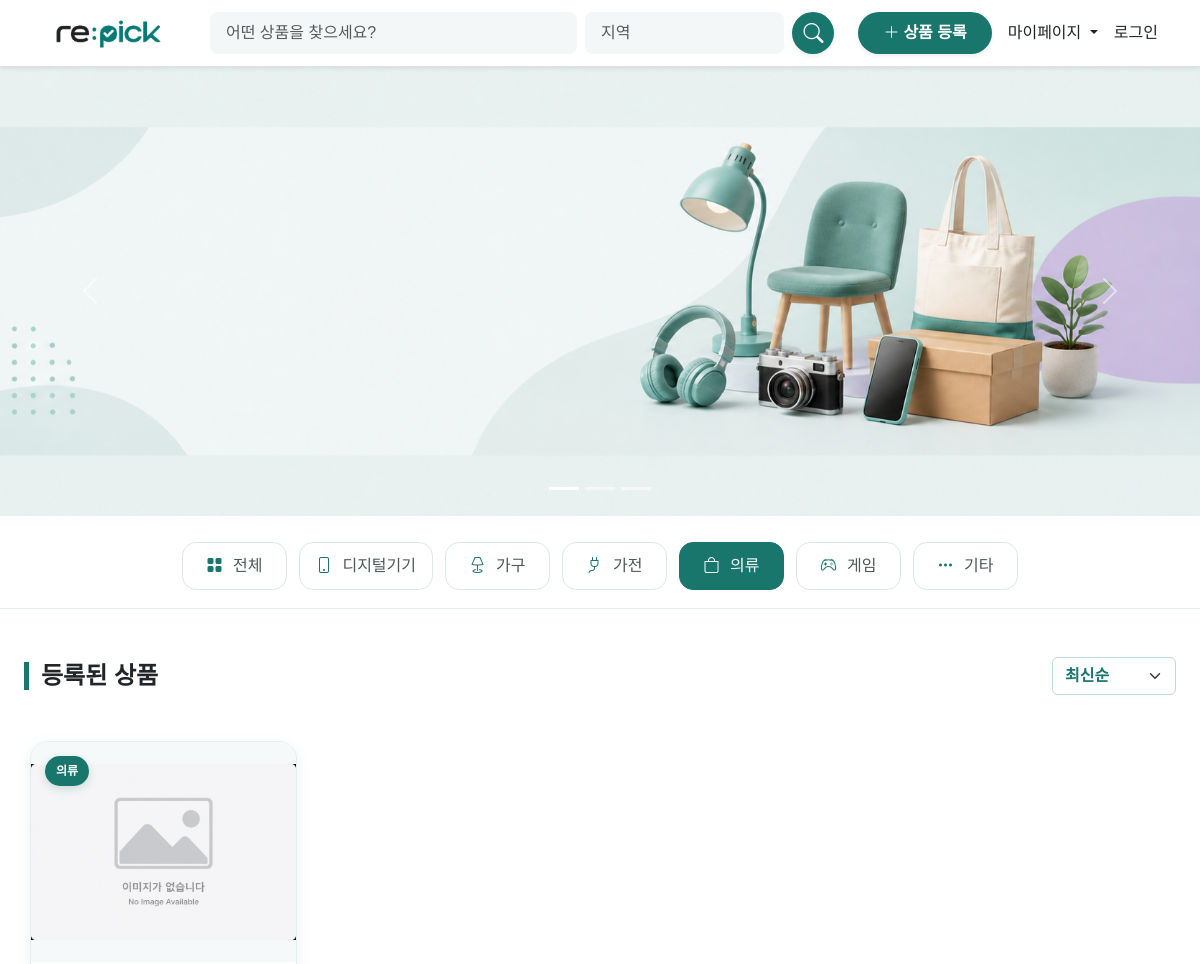
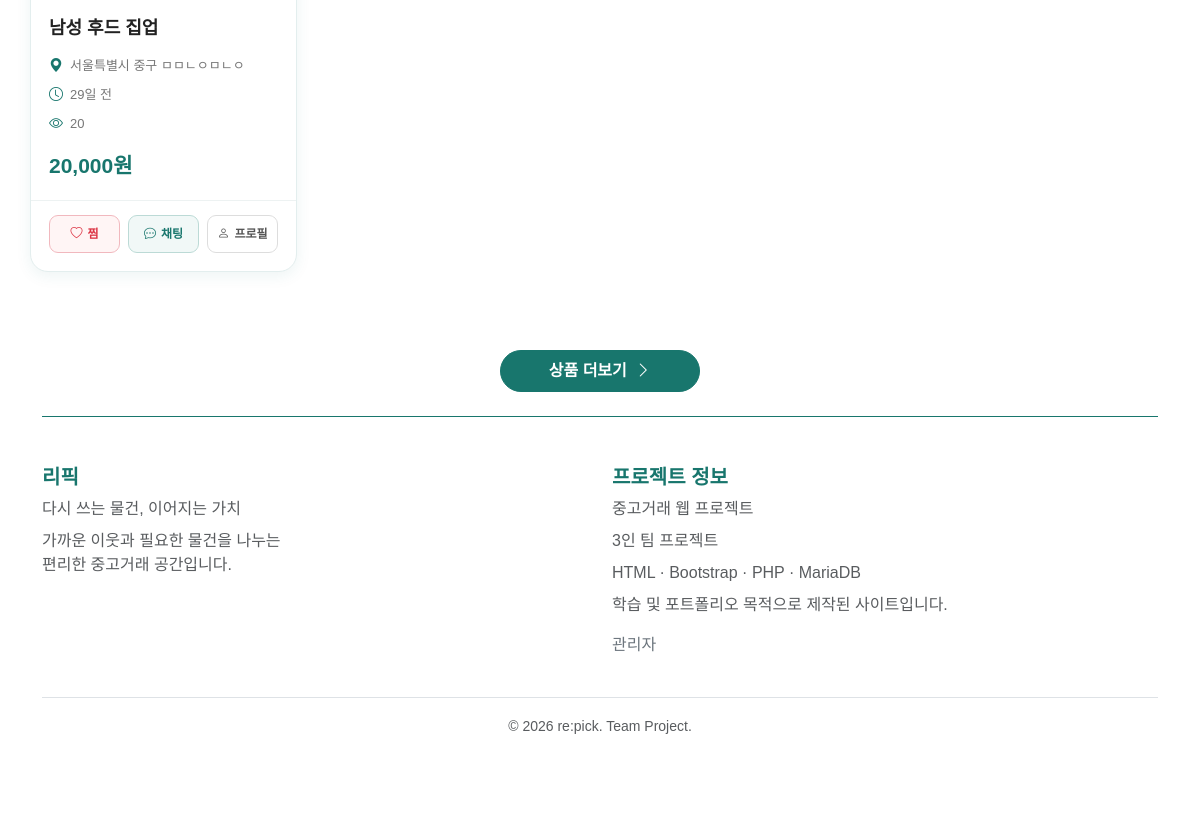
Before: /category.php?menu=4 with the older database file (2 pictures, top to bottom).
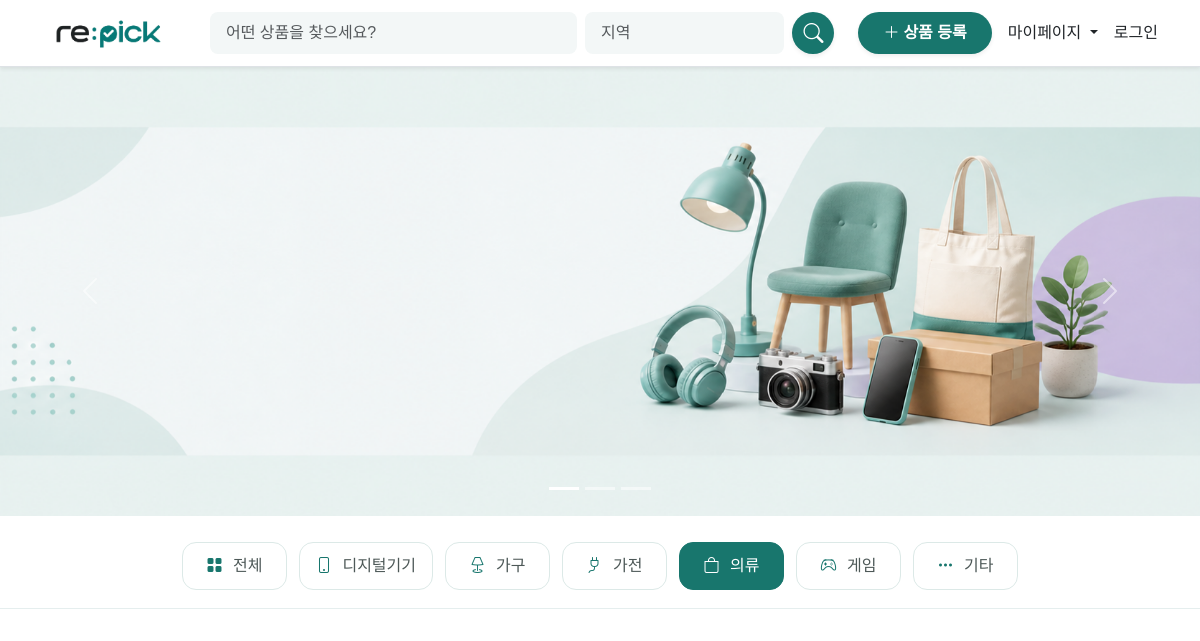
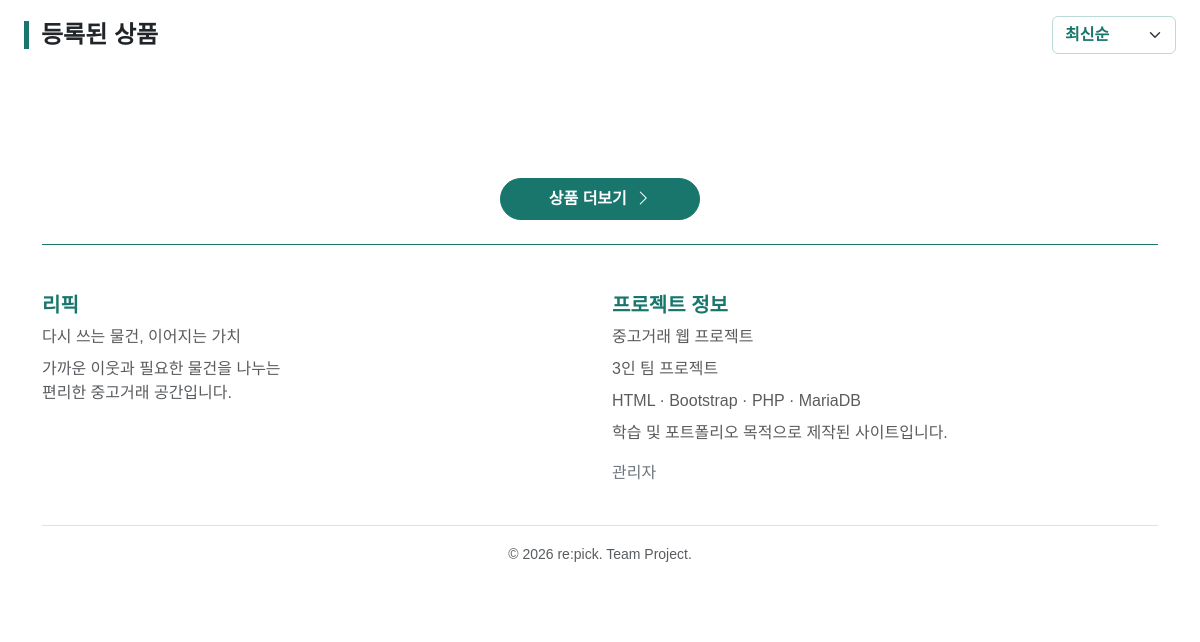
After: the same page with the newer database file (2 pictures, top to bottom).
### tables this page shows
CREATE TABLE `product` (
  `product_id` int(11) NOT NULL,
  `member_id` int(11) NOT NULL,
  `image` varchar(255) NOT NULL,
  `price` int(11) NOT NULL,
  `memo` text NOT NULL,
  `category` tinyint(4) NOT NULL,
  `view` int(11) NOT NULL DEFAULT 0,
  `reg_date` datetime NOT NULL,
  `state` tinyint(4) NOT NULL,
  `juso1` varchar(20) DEFAULT NULL,
  `juso2` varchar(20) DEFAULT NULL,
  `juso3` varchar(255) DEFAULT NULL,
  `name` varchar(255) DEFAULT NULL
);

### common.php (called while the page is built, shortened)
<?php
    $db = mysqli_connect("localhost", "market", "1234", "market");
    $a_category = ["카테고리", "디지털기기", "가구", "가전", "의류", "게임", "기타"];
	$page_line=5;
	$page_block=5;
    function mypagination($query, $args, &$count, &$pagebar)
	{
		global $db, $page_line, $page_block;
		$page=$_REQUEST["page"] ?? 1;
		$url=basename($_SERVER['PHP_SELF']) . "?" . $args;
		$sql = strtolower( $query );
		$sql ="select count(*) " . substr($sql, strpos($sql,"from"));
		$result=mysqli_query($db, $sql);
		$row=mysqli_fetch_array($result);
		$count = $row[0];
		$first = ($page-1) * $page_line;
		$sql = str_replace(";", "", $query);
		$sql .= " limit $first, $page_line";
		$result=mysqli_query($db, $sql);
		$pages = ceil($count/$page_line);
		$blocks = ceil($pages/$page_block);
		$block = ceil($page/$page_block);
		$page_s = $page_block * ($block-1);
		$page_e = $page_block * $block;
		if ($blocks <= $block) $page_e = $pages;
		$pagebar ="<nav>
			<ul class='pagination pagination-sm justify-content-center py-1'>";
		for($i=$page_s+1; $i<=$page_e; $i++)
		{
			if ($page == $i)
				$pagebar .="<li class='page-item active'>
						<span class='page-link mycolor1'>$i</span>
					</li>";
			else
				$pagebar .="<li class='page-item'>
						<a class='page-link' href='$url&page=$i'>$i</a>
					</li>";
		}
		return $result;
	}
?>

### category.php (the view, shortened to what the rows shown need)
<?php
include "main_top.php";
include_once "common.php";
$category = $_GET["menu"] ?? "";
$session_id = $_SESSION["id"] ?? "";
if ($session_id) {
    $sql = "select member_id from member where id = '$session_id'";
    $result = mysqli_query($db, $sql);
    if (!$result) {
        exit("에러 : $sql");
    }
    $row = mysqli_fetch_assoc($result);
    $member_id = $row["member_id"];
    $tmp = "and p.member_id != $member_id";
} else {
    $member_id = "";
    $tmp = "";
}
$page_line = 12;
$sql = "select p.product_id, p.member_id, p.image, p.price, p.category, p.reg_date, p.state, p.juso1, p.juso2, p.juso3, p.name, p.view
        from product p inner join member m on p.member_id = m.member_id where p.state != 2 $tmp and p.category = '$category' and m.status = 0";
$args = "menu=$category";
$result = mypagination($sql, $args, $count, $pagebar);
?>
<main class="py-4">
<div class="card-list">
    <?php
    while ($row = mysqli_fetch_assoc($result)) {
        $time = $row["reg_date"];
        $diff = strtotime(date('Y-m-d H:i:s')) - strtotime($time);
        if ($diff >= 2678400) {
            $time_text = "1달 이상";
        } else if ($diff >= 86400) {
            $time_text = floor($diff / 86400) . "일 전";
        } else if ($diff >= 3600) {
            $time_text = floor($diff / 3600) . "시간 전";
        } else if ($diff >= 60) {
            $time_text = floor($diff / 60) . "분 전";
        } else {
            $time_text = "방금";
        }
        $product_image = $row["image"] ?: "default.jpg";
    ?>
        <div class="product-item">
            <div class="product-image-wrap">
                <img
                    src="product/<?php echo htmlspecialchars($product_image); ?>"
                    class="product-image"
                    alt="<?php echo htmlspecialchars($row["name"]); ?>">
                <div class="product-category">
                    <?php
                    echo htmlspecialchars($a_category[$row["category"]]);
                    ?>
                </div>
            </div>
            <div class="product-content">
                <h5 class="product-title">
                    <a
                        href="product.php?product_id=<?php echo $row["product_id"]; ?>"
                        class="stretched-link">
                        <?php
                        echo htmlspecialchars($row["name"]);
                        ?>
                    </a>
                </h5>
                <div class="product-info">
                    <div class="product-info-item">
                        <i class="bi bi-geo-alt-fill"></i>
                        <span>
                            <?php
                            echo htmlspecialchars(
                                $row["juso1"] . " " .
                                    $row["juso2"] . " " .
                                    $row["juso3"]
                            );
                            ?>
                        </span>
                    </div>
                    <div class="product-info-item">
                        <i class="bi bi-clock"></i>
                        <span>
                            <?php
                            echo $time_text;
                            ?>
                        </span>
                    </div>
                    <div class="product-info-item">
                        <i class="bi bi-eye"></i>
                        <span><?php echo $row["view"]; ?></span>
                    </div>
                </div>
                <div class="product-price">
                    <?php
                    echo number_format($row["price"]);
                    ?>원
                </div>
            </div>
            <div class="product-actions">
                <a
                    href="good_insert.php?product_id=<?php echo $row["product_id"]; ?>"
                    class="product-btn product-btn-wish">
                    <i class="bi bi-heart"></i>
                    <span>찜</span>
                </a>
                <a
                    href="chat_room.php?my_id=<?php echo $member_id; ?>&target_id=<?php echo $row["member_id"]; ?>&product_id=<?php echo $row["product_id"]; ?>"
                    class="product-btn product-btn-chat">
                    <i class="bi bi-chat-dots"></i>
                    <span>채팅</span>
                </a>
                <a
                    href="member_profile.php?id=<?php echo $row["member_id"]; ?>"
                    class="product-btn product-btn-profile">
                    <i class="bi bi-person"></i>
                    <span>프로필</span>
                </a>
            </div>
        </div>
    <?php
    }
    ?>
</div>
</main>
<?php
include "main_bottom.php";
?>

Changed rows visible on the page:
no longer on this page (row edited): product: category "의류", name "남성 후드 집업", juso1+juso2+juso3 "서울특별시 중구 ㅁㅁㄴㅇㅁㄴㅇ", reg_date "29일 전", view "20", price "20,000"
